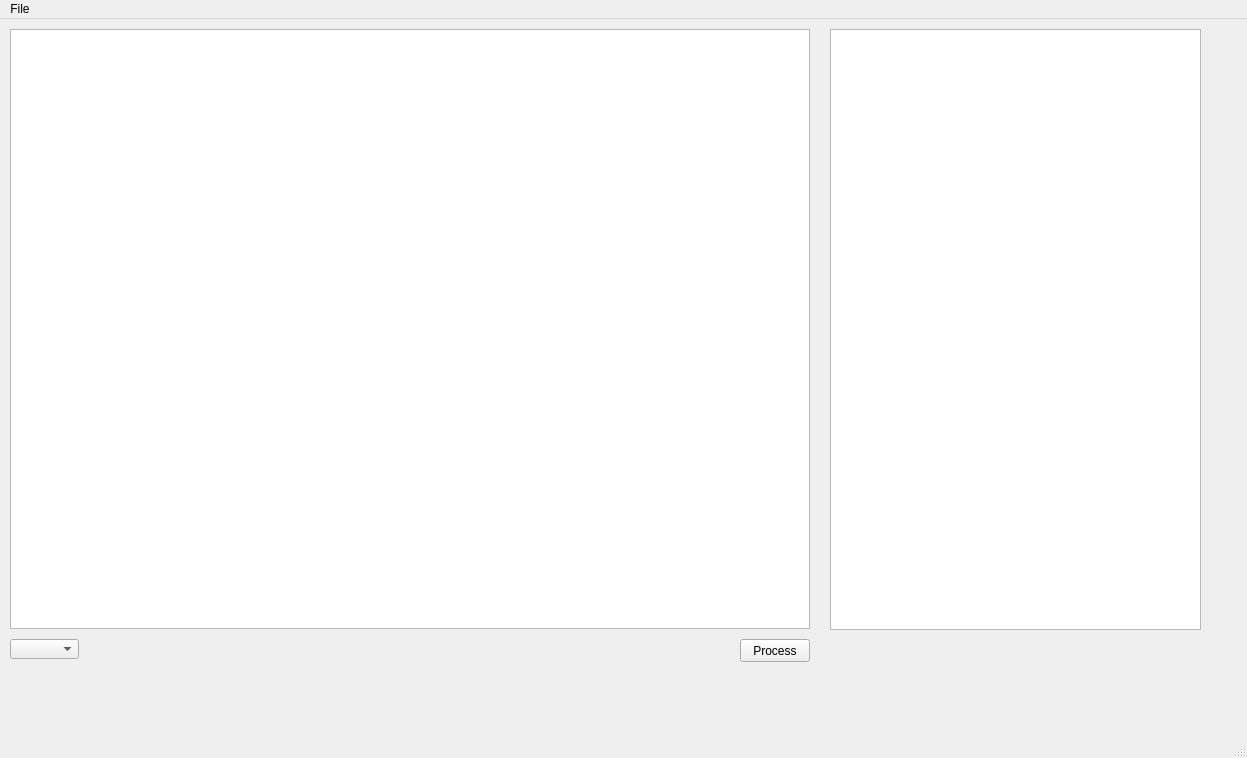
<?xml version="1.0" encoding="UTF-8"?>
<ui version="4.0">
 <class>MainWindow</class>
 <widget class="QMainWindow" name="MainWindow">
  <property name="geometry">
   <rect>
    <x>0</x>
    <y>0</y>
    <width>1247</width>
    <height>758</height>
   </rect>
  </property>
  <property name="windowTitle">
   <string>MainWindow</string>
  </property>
  <widget class="QWidget" name="centralWidget">
   <widget class="QGraphicsView" name="imageArea">
    <property name="geometry">
     <rect>
      <x>10</x>
      <y>10</y>
      <width>800</width>
      <height>600</height>
     </rect>
    </property>
    <property name="minimumSize">
     <size>
      <width>800</width>
      <height>600</height>
     </size>
    </property>
    <property name="maximumSize">
     <size>
      <width>800</width>
      <height>600</height>
     </size>
    </property>
   </widget>
   <widget class="QTextBrowser" name="infoBox">
    <property name="geometry">
     <rect>
      <x>830</x>
      <y>10</y>
      <width>371</width>
      <height>601</height>
     </rect>
    </property>
   </widget>
   <widget class="QComboBox" name="comboBox">
    <property name="geometry">
     <rect>
      <x>10</x>
      <y>620</y>
      <width>69</width>
      <height>20</height>
     </rect>
    </property>
   </widget>
   <widget class="QPushButton" name="pushButton">
    <property name="geometry">
     <rect>
      <x>740</x>
      <y>620</y>
      <width>70</width>
      <height>23</height>
     </rect>
    </property>
    <property name="text">
     <string>Process</string>
    </property>
   </widget>
  </widget>
  <widget class="QMenuBar" name="menuBar">
   <property name="geometry">
    <rect>
     <x>0</x>
     <y>0</y>
     <width>1247</width>
     <height>21</height>
    </rect>
   </property>
   <widget class="QMenu" name="menuFile">
    <property name="title">
     <string>File</string>
    </property>
    <addaction name="actionOpen"/>
   </widget>
   <addaction name="menuFile"/>
  </widget>
  <widget class="QStatusBar" name="statusBar"/>
  <action name="actionOpen">
   <property name="text">
    <string>Open</string>
   </property>
  </action>
 </widget>
 <layoutdefault spacing="6" margin="11"/>
 <resources/>
 <connections>
  <connection>
   <sender>pushButton</sender>
   <signal>clicked()</signal>
   <receiver>MainWindow</receiver>
   <slot>processImage()</slot>
   <hints>
    <hint type="sourcelabel">
     <x>767</x>
     <y>672</y>
    </hint>
    <hint type="destinationlabel">
     <x>623</x>
     <y>378</y>
    </hint>
   </hints>
  </connection>
 </connections>
 <slots>
  <slot>processImage()</slot>
 </slots>
</ui>
